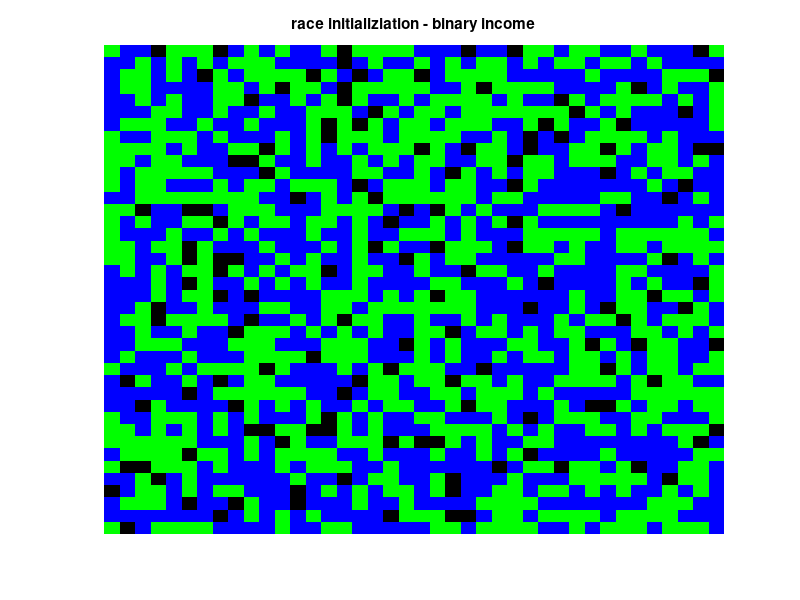

The MATLAB source for this figure: (Note: this script raises an error after producing the figure.)
% SYDE 332
% Racial Segregation Model Attempt

% size of grid
n = 40;

% proportion of vacancies
vacanicies_proportion = 0.1;

% number of races
T = 2;

% number of economic brackets
E = 2;

% colors
map = [0 0 0; 1 0 0; 0 1 0; 0 0 1];

% racial dispreference parameter
% minimum fraction of friends that I need to be satisfied
F = 4/8;

max_iterations = 2000;

% initialize
z = zeros(n,n,3);

for i=1:n
    for j=1:n
        if rand > vacanicies_proportion
            z(i,j,1) = randi(T);
            z(i,j,2) = randi(E);
        end
    end
end

[row,col] = find(z(:,:,1)==0);
pos_vacancies = [row col];

figure,
imagesc(z(:,:,1));
colormap(map);
title('race initializiation - binary income');
axis('off');

% figure,
% imagesc(z(:,:,2));
% colormap(map);
% title('economics initializiation');
% axis('off');

% number_of_moves = zeros(1,max_iterations);

%% run simulation
total_neighbours = 8;
seg_index=[];

for k=1:max_iterations
    for i=randperm(n)
        for j=randperm(n)
            if z(i,j)~=0
                not_like_me = count_not_like_me(z,i,j);
                
                friends = total_neighbours - not_like_me;
                
                % can I want to move because of race and I can move!
                if friends/total_neighbours < F && z(i,j,2) == 2
                    
                    idx = randperm(length(pos_vacancies));
                    
                    p = 1;
                    
                    new_x = pos_vacancies(idx(p),1);
                    new_y = pos_vacancies(idx(p),2);

                    z(new_x,new_y) = z(i,j);
                    z(i,j) = 0;
                    number_of_moves(k) = number_of_moves(k) + 1;
                    pos_vacancies(idx(p),1) = i;
                    pos_vacancies(idx(p),2) = j;

                end
            end
%             imagesc(z);
%             colormap(map);
%             axis('off');
%             pause(0.0001);

        end
    end
    
    seg_index = [seg_index, calculate_seg_index(z)];
    
    if number_of_moves(k) == 0
        disp('number of iterations to convergence: ')
        disp(k);
        disp('total number of moves to convergence: ')
        disp(sum(number_of_moves))
        break;
    end
    
end

seg_index

figure,
imagesc(z(:,:,1));
colormap(map);
axis('off');
title('final by race  - binary income');

% figure,
% imagesc(z(:,:,2));
% colormap(map);
% axis('off');
% title('final by economics');

%% plot number of moves
% iterant = 1:max_iterations;
% figure,
% plot(log10(iterant), log10(number_of_moves));
